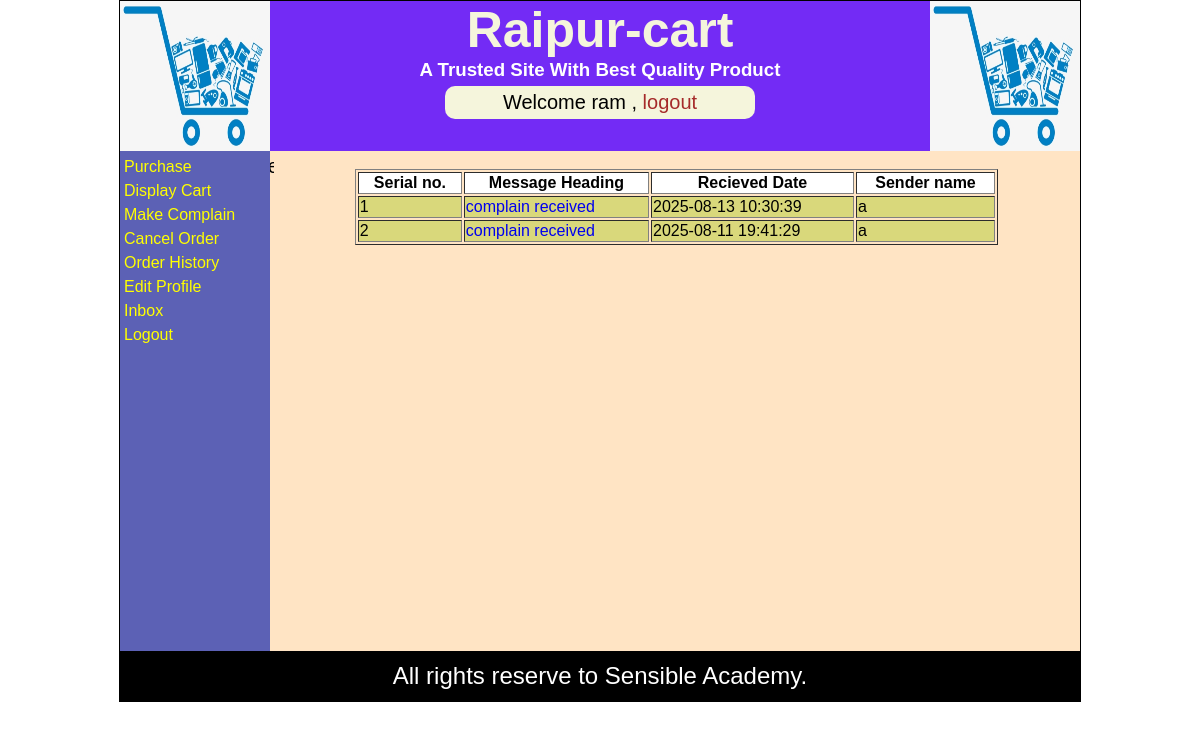
Screenshot of /displayUserInBox.php (signed in) with the database file from the repository.
### tables this page shows
CREATE TABLE IF NOT EXISTS `message_info` (
  `msg_id` int(11) NOT NULL AUTO_INCREMENT,
  `msg_heading` text NOT NULL,
  `msg_detail` text NOT NULL,
  `sender_name` varchar(30) NOT NULL,
  `receiver_name` varchar(30) NOT NULL,
  `sent_date` datetime NOT NULL,
  PRIMARY KEY (`msg_id`)
);

### getUserInbox.php (the view)
<div id="userInbox">&nbsp;</div>
<table border="1" width="80%" align="center"  ;>
        <tr >
        <th width="100" bgcolor="white">Serial no.</th>
        <th bgcolor="white">Message Heading</th>
        <th bgcolor="white">Recieved Date</th>
        <th bgcolor="white" >Sender name</th>
        </tr>
   <?php
    include("dbconnect.php");
    $usr=$_SESSION["uname"];
   $rs=mysqli_query($con,"select msg_id,msg_heading,sent_date,sender_name from message_info
   where receiver_name='$usr' order by sent_date desc");
         $cnt=0;
         while($row=mysqli_fetch_array($rs))
            {
            $cnt++;
            $id=$row["msg_id"];
            $hd=$row["msg_heading"];
            $sn=$row["sender_name"];
            $dt=$row["sent_date"];
            echo("<tr bgcolor='#D9D87B'>");
            echo("<td>");
            echo($cnt);
            echo("</td>");
             echo("<td>");
            echo("<a href='mssgUserDetail.php?nid='$id'>");
            echo($hd);
            echo("</td>");
            echo("<td>");
            echo($dt);
            echo("</td>");
            echo("<td>");
            echo($sn);
            echo("</td>");
            echo("</tr>");
         }
   ?>
    </table>

### styles.css (style rules this page uses)
body { margin:0px; padding:0px; font-family: Verdana, Geneva, Tahoma, sans-serif; }
a { text-decoration: none; }

### rows the page displays
message_info: msg_heading "complain received", sent_date "2025-08-13 10:30:39", sender_name "a"
message_info: msg_heading "complain received", sent_date "2025-08-11 19:41:29", sender_name "a"

### other values shown
$_SESSION["uname"] "ram"
